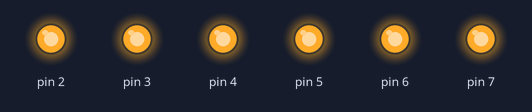
A sketch run on a simulated Arduino Uno, built with avr-gcc and run on an emulated ATmega328P. On the bench: output pins drawn as LEDs (lit = HIGH).

Above: at 0.5 s.
At 1.7 s:
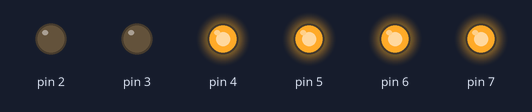
At 3.2 s:
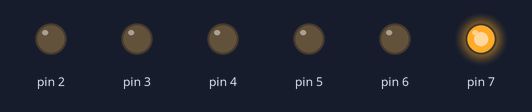
At 5.7 s:
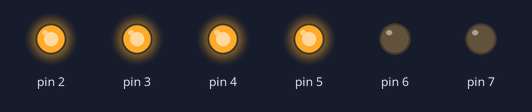
At 8.2 s:
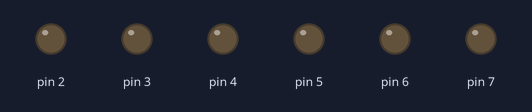
At 10.7 s:
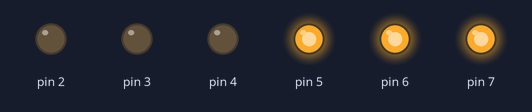
Timing chart, 0 to 11.1 s (numbered marks = the images above):
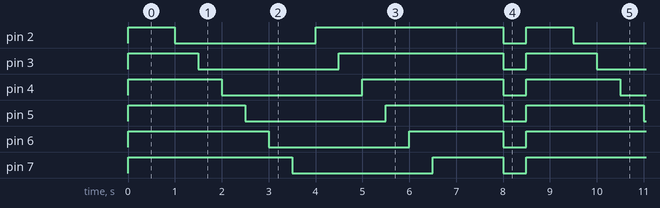

Measured:
- by itself, pin 2: repeats every 8.5 s: LOW 3.0 s, HIGH 4.0 s, LOW 0.50 s, HIGH 1.0 s
- by itself, pin 3: repeats every 8.5 s: LOW 3.0 s, HIGH 3.5 s, LOW 0.50 s, HIGH 1.5 s
- by itself, pin 4: repeats every 8.5 s: LOW 3.0 s, HIGH 3.0 s, LOW 0.50 s, HIGH 2.0 s
- by itself, pin 5: repeats every 8.5 s: LOW 3.0 s, HIGH 2.5 s, LOW 0.50 s, HIGH 2.5 s
- by itself, pin 6: repeats every 8.5 s: LOW 3.0 s, HIGH 2.0 s, LOW 0.50 s, HIGH 3.0 s
- by itself, pin 7: repeats every 8.5 s: LOW 3.0 s, HIGH 1.5 s, LOW 0.50 s, HIGH 3.5 s

The sketch:

518432910010___day1.ino
```cpp
void setup() {
  // put your setup code here, to run once:
  for(int i=2;i<=7;i++)
  {
    pinMode(i,OUTPUT);
  }

}

void loop() {
  for(int x=2;x<=7;x++)
  {
    digitalWrite(x,HIGH);
  }
    delay(1000);

  for(int x=2;x<=7;x++)
  {
    digitalWrite(x,LOW);
    delay(500);
  }

  for(int x=2;x<=7;x++)
  {
    digitalWrite(x,HIGH);
    delay(500);
  }
  delay(1000);

  for(int x=2;x<=7;x++)
  {
    digitalWrite(x,LOW);
  }
  delay(500);
}
```
